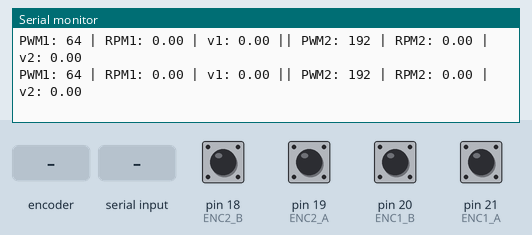
Simulated run of this sketch. Board: Arduino Mega 2560, built with avr-gcc and run on an emulated ATmega2560. On the bench: the last lines printed to the serial monitor. The test bench sets the inputs (shaded band); at power-on: pin 18 (ENC2_B), pin 19 (ENC2_A), pin 20 (ENC1_B), pin 21 (ENC1_A) HIGH.

Above: at 1.2 s.
1.3 s: rotary encoder on pin 19 (ENC2_A) / pin 20 (ENC1_B) turned 1 step (first pin leading)
At 2.2 s:
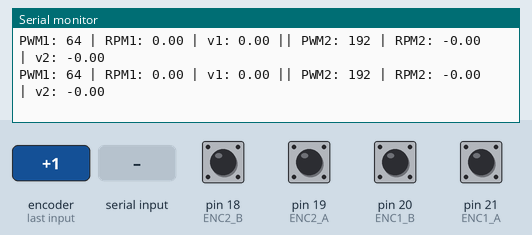
3.0 s: pin 21 (ENC1_A) pulled LOW for 0.15 s
4.6 s: "90,45\n" received over Serial
At 5.3 s:
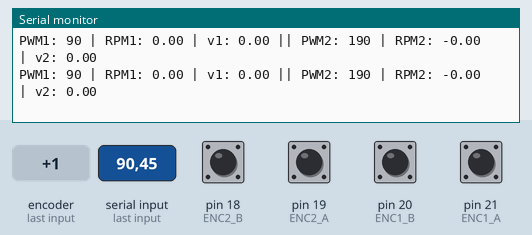
6.1 s: pin 21 (ENC1_A) pulled LOW for 1 s
8.6 s: "30,150\n" received over Serial
At 9.6 s:
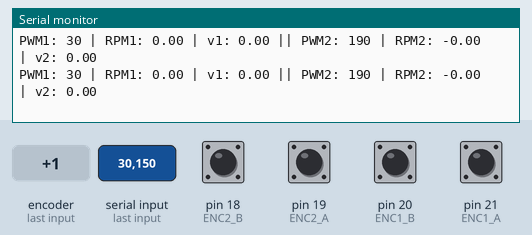
10.1 s: rotary encoder on pin 19 (ENC2_A) / pin 20 (ENC1_B) turned 1 step (first pin leading)
At 10.6 s:
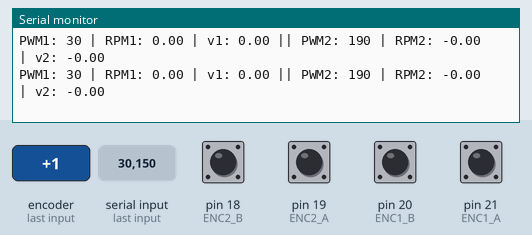
Timing chart, 0 to 12.8 s (numbered marks = the images above; inputs shaded):
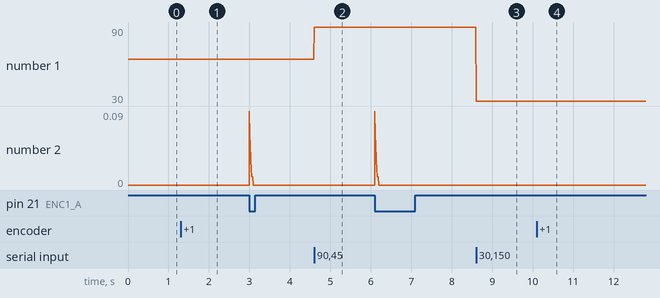

The sketch:

Leitura_locomocao_reta.ino
```cpp
// =========================
// PINOS ENCODER
// =========================
#define ENC1_A 21
#define ENC1_B 20

#define ENC2_A 19
#define ENC2_B 18

// =========================
// PARÂMETROS
// =========================
#define PPR 600
#define REDUCAO 32
#define DIAMETRO_RODA 0.32  // metros

// =========================
// VARIÁVEIS ENCODER
// =========================
volatile long encoder1Count = 0;
volatile long encoder2Count = 0;

long lastEncoder1 = 0;
long lastEncoder2 = 0;

// =========================
// FILTRO
// =========================
float rpm1_filtrado = 0;
float rpm2_filtrado = 0;

#define ALPHA 0.286

// =========================
// CONTROLE MOTOR
// =========================
int velocidade_motor1 = 64;   // neutro
int velocidade_motor2 = 192;  // neutro

// =========================
// TEMPO
// =========================
#define SAMPLE_TIME 10  // ms

// =========================
// INTERRUPÇÕES
// =========================
void encoder1ISR() {
  if (digitalRead(ENC1_B)) encoder1Count++;
  else encoder1Count--;
}

void encoder2ISR() {
  if (digitalRead(ENC2_B)) encoder2Count++;
  else encoder2Count--;
}

// =========================
// SETUP
// =========================
void setup() {

  Serial.begin(115200);
  Serial3.begin(9600);

  pinMode(ENC1_A, INPUT_PULLUP);
  pinMode(ENC1_B, INPUT_PULLUP);
  pinMode(ENC2_A, INPUT_PULLUP);
  pinMode(ENC2_B, INPUT_PULLUP);

  attachInterrupt(digitalPinToInterrupt(ENC1_A), encoder1ISR, FALLING);
  attachInterrupt(digitalPinToInterrupt(ENC2_A), encoder2ISR, FALLING);

  Serial.println("Digite um valor (0–255):");
}

// =========================
// LOOP
// =========================
void loop() {

  static unsigned long lastSample = millis();

  // ===== RECEBE COMANDO =====
  if (Serial.available()) {
    String comando = Serial.readStringUntil('\n');
    comando.trim();

    int valor = comando.toInt();

    if (valor >= 0 && valor <= 127) {
      velocidade_motor1 = valor;
      velocidade_motor2 = 190; // mantém outro parado
    }
    else if (valor >= 128 && valor <= 255) {
      velocidade_motor2 = valor;
      velocidade_motor1 = 64;  // mantém outro parado
    }
  }

  // envia comando continuamente
  Serial3.write(velocidade_motor1);
  Serial3.write(velocidade_motor2);

  // ===== AMOSTRAGEM =====
  if (millis() - lastSample >= SAMPLE_TIME) {

    noInterrupts();
    long enc1 = encoder1Count;
    long enc2 = encoder2Count;
    interrupts();

    long delta1 = enc1 - lastEncoder1;
    long delta2 = enc2 - lastEncoder2;

    // ===== RPM =====
    float fator = 60.0 / (SAMPLE_TIME / 1000.0);

    float rpm1 = ((delta1 * fator) / PPR) / REDUCAO;
    float rpm2 = -((delta2 * fator) / PPR) / REDUCAO;

    // ===== FILTRO =====
    rpm1_filtrado = ALPHA * rpm1 + (1 - ALPHA) * rpm1_filtrado;
    rpm2_filtrado = ALPHA * rpm2 + (1 - ALPHA) * rpm2_filtrado;

    // ===== VELOCIDADE (m/s) =====
    float v1 = (rpm1_filtrado * PI * DIAMETRO_RODA) / 60.0;
    float v2 = (rpm2_filtrado * PI * DIAMETRO_RODA) / 60.0;

    // ===== SAÍDA =====
    Serial.print("PWM1: ");
    Serial.print(velocidade_motor1);
    Serial.print(" | RPM1: ");
    Serial.print(rpm1_filtrado);
    Serial.print(" | v1: ");
    Serial.print(v1);

    Serial.print(" || PWM2: ");
    Serial.print(velocidade_motor2);
    Serial.print(" | RPM2: ");
    Serial.print(rpm2_filtrado);
    Serial.print(" | v2: ");
    Serial.println(v2);

    lastEncoder1 = enc1;
    lastEncoder2 = enc2;

    lastSample += SAMPLE_TIME;
  }
}
```

Measured:
- after the input at 1.3 s, the serial monitor: prints a new line at once (image 1)
- after the input at 4.6 s, the serial monitor: prints a new line at once (image 2)
- after the input at 8.6 s, the serial monitor: prints a new line at once (image 3)
- after the input at 10.1 s, the serial monitor: prints a new line at once (image 4)
- plotted number 1: 64 → 90 after the input at 4.6 s, 90 → 30 after the input at 8.6 s
